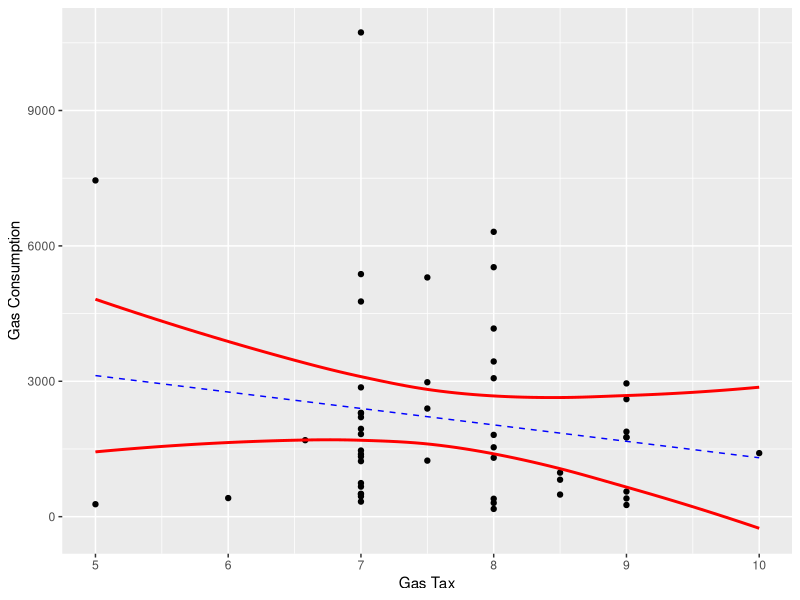
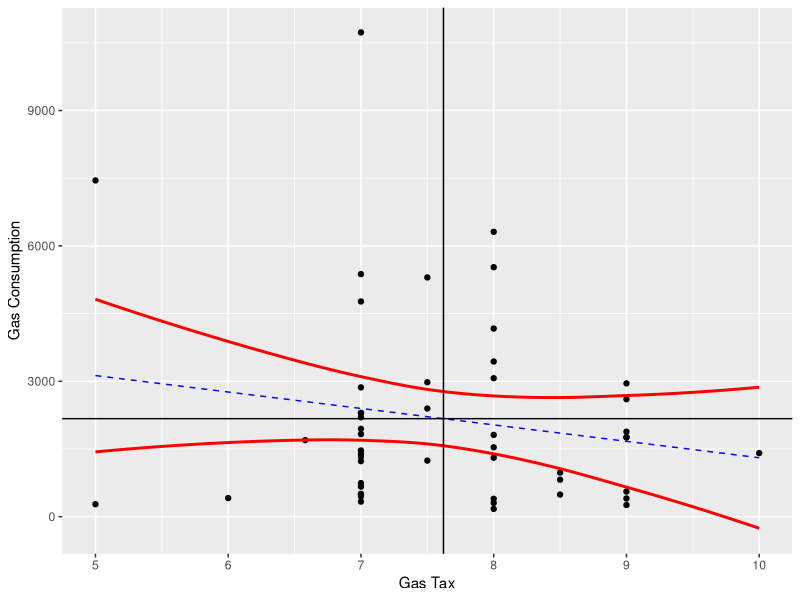
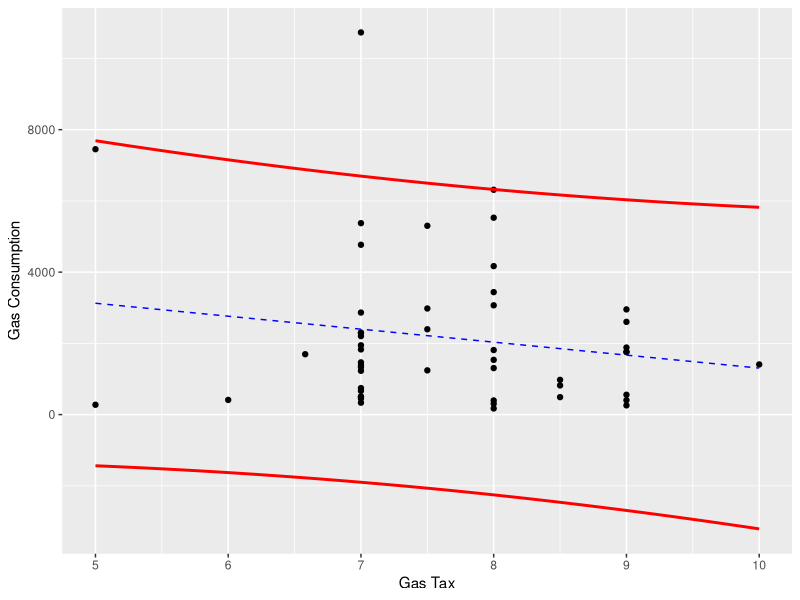
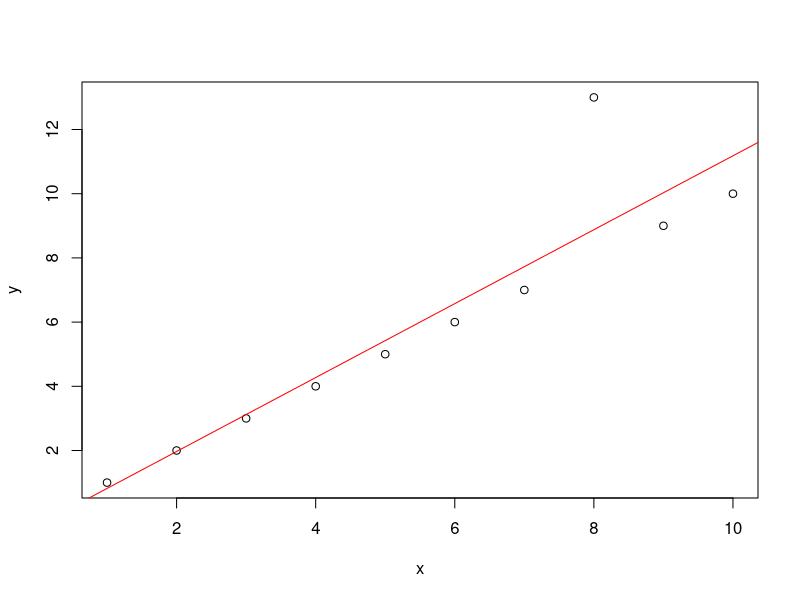
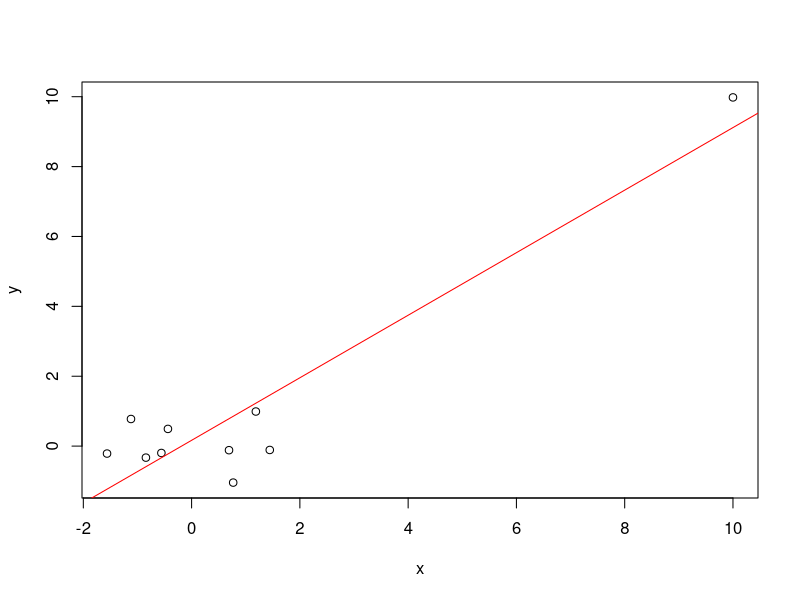
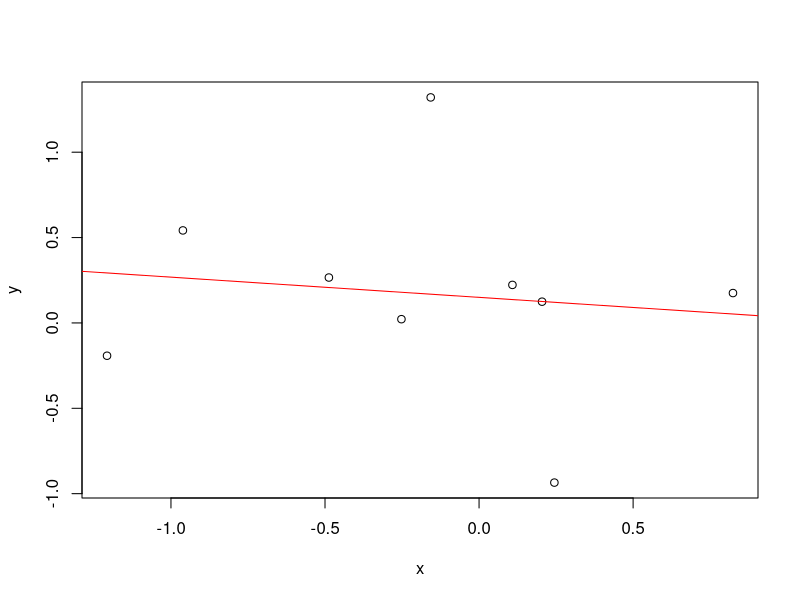
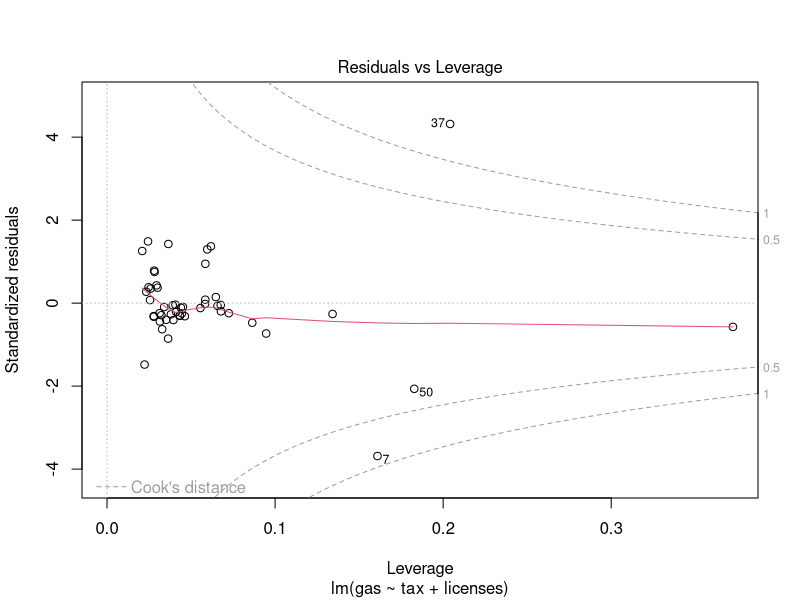
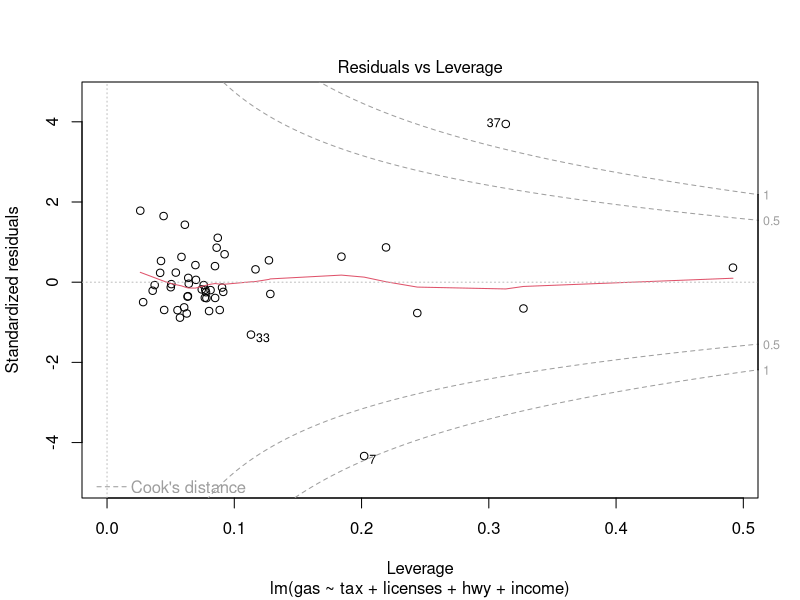

The R source for these figures, in order:
## ---- chunk 1
knitr::opts_chunk$set(echo = TRUE)

## ---- chunk 2
library(tidyverse)
library(magrittr)
library(pracma)

fuel = read.csv('../../data/fuel.csv') %>% drop_na

n = fuel %>% nrow
y = fuel$gas
X = fuel %>% 
  select(c('tax')) %>%
  as.matrix %>%
  cbind(rep(1,n),.)
beta.hat = inv(t(X)%*%X)%*%t(X)
H = X%*%beta.hat
y.hat = H%*%y

resids = (diag(n)-H)%*%y
SSE = sum(resids^2)
sigma2.hat = SSE/(n-2)
var.y.hat = sigma2.hat*diag(H)
y.se = sqrt(var.y.hat)
y.ci = qt(.975,n-2)*y.se
  
plt.df = data.frame('gas'=y,
                    'tax'=fuel$tax,
                    'best_fit'=y.hat,
                    'best_fit_se'=y.se,
                    'y_hat_upper' = y.hat+y.ci,
                    'y_hat_lower' = y.hat-y.ci
                    )
plt = ggplot(plt.df,aes(x=tax)) +
  geom_point(aes(y=gas)) +
  geom_line(aes(y=best_fit),color='blue', linetype='dashed') +
  geom_smooth(aes(y=y_hat_upper), color='red') +
  geom_smooth(aes(y=y_hat_lower), color='red') +
  labs(x='Gas Tax',y='Gas Consumption')

plt
## ---- chunk 3
plt + geom_hline(yintercept=mean(y)) + geom_vline(xintercept=mean(X[,2]))
## ---- chunk 4
y.se = sqrt(var.y.hat + sigma2.hat) 
y.ci = qt(.975,n-2)*y.se
  
plt.df['y_hat_upper'] = y.hat+y.ci
plt.df['y_hat_lower'] = y.hat-y.ci                    

plt = ggplot(plt.df,aes(x=tax)) +
  geom_point(aes(y=gas)) +
  geom_line(aes(y=best_fit),color='blue', linetype='dashed') +
  geom_smooth(aes(y=y_hat_upper), color='red') +
  geom_smooth(aes(y=y_hat_lower), color='red') +
  labs(x='Gas Tax',y='Gas Consumption')

plt
## ---- chunk 5
n=10
x = 1:n
y = x
y[8] = y[8]+5
mod = lm(y~x)
plot(x,y)
abline(mod,col='red')
summary(mod)
## ---- chunk 6
n=10
x = 1:n
y = x
y[8] = y[8]+5
resids.outlier = lm(y~x) %>% resid
SSE.outlier = sum(resids.outlier^2)

resids.no.outlier = lm(y[-8]~x[-8]) %>% resid
SSE.no.outlier = sum(resids.no.outlier^2)

print(c(SSE.outlier,SSE.no.outlier))
## ---- chunk 7
n=10
x = rnorm(n-1)
x[n] = 10
y = rnorm(n-1)
y[n] = rnorm(1,x[n])
mod = lm(y~x)
plot(x,y)
abline(mod,col='red')
summary(mod)
## ---- chunk 8
n=10
x = rnorm(n-1)
y = rnorm(n-1)
mod = lm(y~x)
plot(x,y)
abline(mod,col='red')
summary(mod)
## ---- chunk 9
mod = lm(gas~tax+licenses,data=fuel)
plot(mod,which=5)
## ---- chunk 10
mod.no.outliers = lm(gas~tax+licenses,data=fuel[-c(7,37,50),])
summary(mod)
summary(mod.no.outliers)
## ---- chunk 11
fuel[c(7,37,50),]
## ---- chunk 12
mod = lm(gas~tax+licenses+hwy+income,data=fuel)
plot(mod,which=5)

mod.no.outliers = lm(gas~tax+licenses+hwy+income,data=fuel[-c(7,36),])

summary(mod)
summary(mod.no.outliers)
